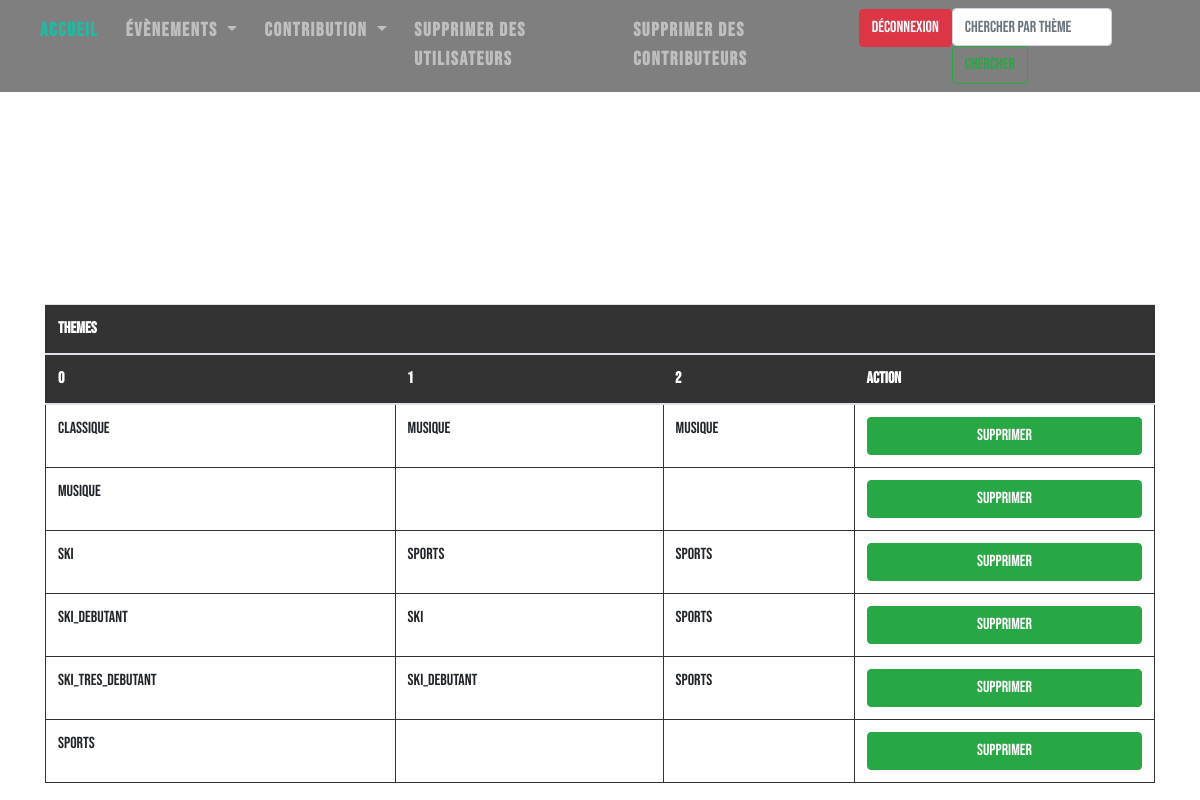
Screenshot of /tables/table.php?nom_table=THEMES (signed in) with the database file from the repository.
### tables this page shows
CREATE TABLE THEME(
	NOM_THEME  VARCHAR(20),
	THEME_PERE VARCHAR(20),  
	THEME_RACINE VARCHAR(20),

	CONSTRAINT PK_THEME            PRIMARY KEY (NOM_THEME),
	CONSTRAINT FK_THEME_THEME_RACINE FOREIGN KEY (THEME_RACINE) REFERENCES THEME(NOM_THEME) ON DELETE CASCADE,
	CONSTRAINT FK_THEME_THEME_PERE FOREIGN KEY (THEME_PERE) REFERENCES THEME(NOM_THEME) ON DELETE CASCADE  
	);

### bdd_class/bdd_class.php (called while the page is built)
 <?php
    class DataBase
    {
        private $db_pdo;
        private $username   = "root";
        private $dbname     = "HLIN511";
        private $servername = "localhost";
        private $password   = "";
        function __construct()
        {
            try
            {
                $this->db_pdo = new PDO("mysql:host=$this->servername;dbname=$this->dbname",
                                                      $this->username, $this->password);
                $this->db_pdo->setAttribute(PDO::ATTR_ERRMODE, PDO::ERRMODE_EXCEPTION);
            }
            catch(PDOException $e)
            {
                echo "Connection failed: " . $e->getMessage();
            }
        }
        function getPDO(){return $this->db_pdo;}
    }
?>

### tables/table_class.php (the view, shortened to what this page needs)
<?php
class Table
{
    public static function printTableButton($nomtable, $nombutton, $resultat_requete)
    {
        $size_col = $resultat_requete->columnCount();
        $premier_ligne = $resultat_requete->fetch();
        echo '<form action="" method="get">';
        echo '<table class="table table-hover" id = "table_generique">';
        echo '<thead>
                <tr>
                   <th colspan="',$size_col+1,'">',$nomtable,'</th>
                </tr>
             ',
                                      (new self)->print_col_names(array_keys($premier_ligne),$size_col*2, true, false),'
             </thead>';
                echo '<tbody>';
                (new self)->print_row_button($premier_ligne, $size_col, $nombutton);
                foreach ($resultat_requete as $row)
                {
                    (new self)->print_row_button($row, $size_col, $nombutton);
                }
                echo '</tbody>';
                echo '</table>';
                echo '</form>';
    }
    private function print_row_button($ligne, $size, $nombutton)
    {
        echo '<tr>';
        for($i = 0; $i<$size; $i++)
        {
            echo '<td>';
            echo $ligne[$i];
            echo '</td>';
        }
        echo '<td>';
        echo '<button class="btn btn-success"style="width:100%"" name="'.$nombutton.'" type="submit" value="'.$ligne[0].'">'.$nombutton.'</button>';
        echo '</td>';
        echo '</tr>';
    }
    private function print_col_names($ligne, $size, $button, $etoiles)
    {
        echo '<tr>';
        for($i = 0; $i<$size; $i = $i+2)
        {
            echo '<th onclick=sortTable('.$i/2 .')>';
            echo $ligne[$i];
            echo '</th>';
        }
        if($button)
        {
            echo '<th>';
            echo 'Action';
            echo '</th>';
        }
        echo '</tr>';
    }
}
?>

### login/style2.css (style rules this page uses)
html { -webkit-background-size: cover; -moz-background-size: cover; -o-background-size: cover; background-size: cover }
.bg { background-image: url(../images/background-2.jpg); }
body { overflow-x: hidden; font-family: 'Bebas Neue', cursive; }
table, td { border: 1px solid #333; }
thead, tfoot { background-color: #333; color: #fff; }

### tables/table.php (style rules this page uses)
th { cursor: pointer; }

### rows the page displays
theme: NOM_THEME "CLASSIQUE", THEME_PERE "MUSIQUE", THEME_RACINE "MUSIQUE"
theme: NOM_THEME "MUSIQUE"
theme: NOM_THEME "SKI", THEME_PERE "SPORTS", THEME_RACINE "SPORTS"
theme: NOM_THEME "SKI_DEBUTANT", THEME_PERE "SKI", THEME_RACINE "SPORTS"
theme: NOM_THEME "SKI_TRES_DEBUTANT", THEME_PERE "SKI_DEBUTANT", THEME_RACINE "SPORTS"
theme: NOM_THEME "SPORTS"

### other values shown
$nomtable "THEMES"
$ligne[$i] "0"
$ligne[$i] "1"
$ligne[$i] "2"
$nombutton "Supprimer"
